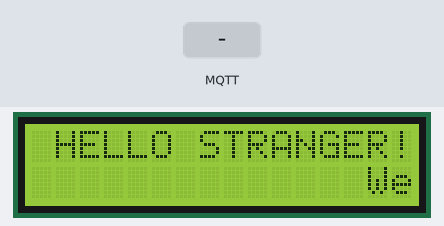
Simulated run of this sketch. Board: ESP32. On the bench: 16×2 character LCD. Inputs (shaded band) come from the test bench. WiFi joins after 1.5 s; servers stay silent unless stated; no MQTT or app messages arrive unless stated; what the sketch prints to the serial monitor is not drawn.

Above: at 2.9 s.
3.0 s: MQTT message "on" arrives on the first subscribed topic
At 3.6 s:
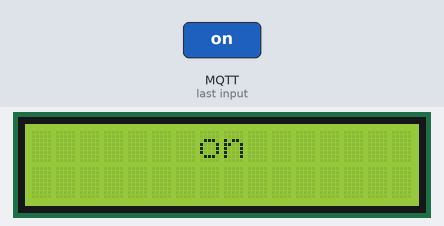
6.0 s: MQTT message "off" arrives on the first subscribed topic
At 6.8 s:
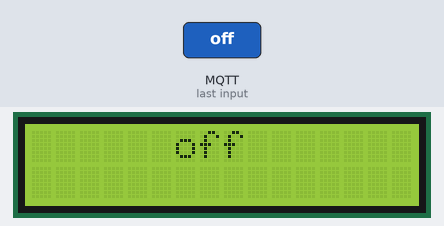
9.0 s: MQTT message "1" arrives on the first subscribed topic
At 9.8 s:
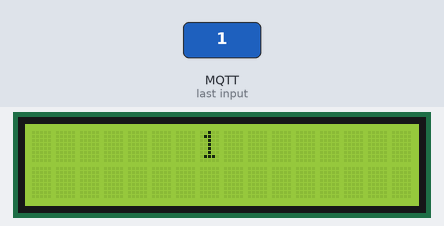
Timing chart, 0 to 12.0 s (numbered marks = the images above; inputs shaded):
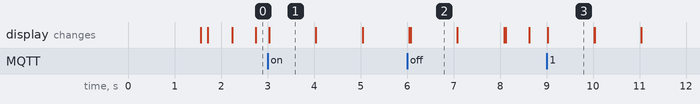

Measured:
- after the input at 3.0 s, the display: changes at once (image 1)
- after the input at 6.0 s, the display: first differs from a run without the input after 0.08 s (image 2)
- after the input at 9.0 s, the display: changes at once (image 3)
- what the display in image 1 shows lasts 1.0 s, from 3.0 s to 4.0 s

The sketch:

ESP-32_Arduino.ino
```cpp
/*
  Dibuat Oleh
  Christian Trisno Sen Long Chen - 219116782
 */
 /*
  Init Library
 */
//LCD
#include <LiquidCrystal_I2C.h>
#include <Wire.h>
// WIFI
#include <WiFi.h>
//MQTT
#include <PubSubClient.h>
/*
  Init Variables
*/
String words[100];
String messageCallback;
unsigned long int prevMillis, currMillis;
// State :0 -> No Message & No Audio
// State :1 -> With Message
// State :2 -> Audio
// State :3 -> Motion Detected?
int state = 0;
int loopMessage = 0;
LiquidCrystal_I2C lcd(0x27, 16, 2);
/*
  Utility Methods
*/
int split(String string, char ch){
  String data = "";
  int ctr = 0;
  for (int i = 0; i < string.length(); i++)
  {
    char c = string[i];

    if (c != ch)
    {
      data += c;
    }
    else{
      words[ctr++] = data;
      data = "";
    }
  }

  return ctr;
}
int combine_words(int count){
  int ctr = 0;
  for (int i = 0; i < count; i++){
    String word= words[i];
    if(i+1> count){
      words[ctr] = word;
      Serial.println(word);
      ctr++;
    }
    else{
      String next = words[i+1];
      if (word.length() + next.length() <16){
        words[ctr] = word + " " + next;
        ctr++;
        i++;
      }
    }
  }
  return ctr;
}
void changeState(int i){
  lcd.clear();
  state = i;
}
int calculateOffset(String str){
  int len = str.length();
  return 8 - (len/2);
}

/*
  LCD Section
 */
#define SDA 21
#define SCL 22

void setupLCD(){
  Wire.begin(SDA, SCL);
  lcd.init();
  lcd.backlight();
  lcd.begin(16,2);
}
void printText(int x, int y, String s){
  lcd.setCursor(x,y);
  lcd.print(s);
}
void scanLCDAddress(){
  byte error, address;
  int nDevices;
  Serial.println("Scanning...");
  nDevices = 0;
  for(address = 1; address < 127; address++ ) {
    Wire.beginTransmission(address);
    error = Wire.endTransmission();
    if (error == 0) {
      Serial.print("I2C device found at address 0x");
      if (address<16) {
        Serial.print("0");
      }
      Serial.println(address,HEX);
      nDevices++;
    }
    else if (error==4) {
      Serial.print("Unknow error at address 0x");
      if (address<16) {
        Serial.print("0");
      }
      Serial.println(address,HEX);
    }
  }
  if (nDevices == 0) {
    Serial.println("No I2C devices found\n");
  }
  else {
    Serial.println("done\n");
  }
    delay(5000);
}
int pos = 0;
void scrollTextHorizontal(int row, String message, int delayTime, int lcdColumns) {
  currMillis = millis();
  if(currMillis - prevMillis >=delayTime){
    for (int i=0; i < lcdColumns; i++) {
        message = " " + message;
      }
    lcd.setCursor(0, row);
    lcd.print(message.substring(pos, pos + lcdColumns));
    pos++;
    pos = pos % message.length();
    prevMillis = currMillis;
  }
}
void scrollingTextVertical(String sentence){
  int loop = 5;
  Serial.println(sentence);
  int count = split(sentence, ' ');
  count = combine_words(count);
  for (int i = 0; i < count; ++i)
  {
    if (words[i].length() > 0){
      Serial.println(words[i]);
      printText(calculateOffset(words[i]),0,words[i]);
    }
    if (words[i+1].length() > 0 && i+1 < count){
      Serial.println(words[i+1]);
      printText(calculateOffset(words[i+1]),1,words[i+1]);
    }

    delay(1000);
    lcd.clear();
  }
}
/*
  WIFI Setup
 */
const char* ssid = "Mama Mix";
const char* password = "mamamix88";
String serverName = "192.168.1.11";   // REPLACE WITH YOUR Raspberry Pi IP ADDRESS
//String serverName = "example.com";   // OR REPLACE WITH YOUR DOMAIN NAME

WiFiClient client;
void setupWIFI(){
  WiFi.mode(WIFI_STA);
  Serial.println();
  Serial.print("Connecting to ");
  Serial.println(ssid);
  WiFi.begin(ssid, password);
  while (WiFi.status() != WL_CONNECTED) {
    Serial.print(".");
    delay(500);
  }
  Serial.println();
  Serial.print("ESP32-CAM IP Address: ");
  Serial.println(WiFi.localIP());
}
/*
  MQTT Setup
 */
PubSubClient mqttClient(client);
const char *mqtt_broker = "51.79.161.0";
const char *topic = "esp32";
const char *mqtt_username = "";
const char *mqtt_password = "";
const int mqtt_port = 1883;

void callback(char *topic, byte *payload, unsigned int length) {
 Serial.print("Message arrived in topic: ");
 Serial.println(topic);
 Serial.print("Message:");
 messageCallback = "";
 for (int i = 0; i < length; i++) {
     messageCallback +=String((char) payload[i]);
 }
 messageCallback += " ";
 Serial.println(messageCallback);
 changeState(1);
 Serial.println("-----------------------");
}
void setupMQTT(){
 mqttClient.setServer(mqtt_broker, mqtt_port);
 Serial.println(topic);
 mqttClient.setCallback(callback);
 while (!mqttClient.connected()) {
     String client_id = "esp32-client-";
     client_id += String(WiFi.macAddress());
     Serial.printf("The client %s connects to the public mqtt broker\n", client_id.c_str());
     if (mqttClient.connect(client_id.c_str(), mqtt_username, mqtt_password)) {
         Serial.println("MQTT Server connected");
     } else {
         Serial.print("failed with state ");
         Serial.print(mqttClient.state());
         delay(2000);
     }
 }
 mqttClient.subscribe(topic);
}

void setup() {
  Serial.begin(9600);
  setupWIFI();
  setupLCD();
  setupMQTT();
  // scrollingTextVertical("Hello World My Name is Christian");
}

void loop() {
  mqttClient.loop();
  if(state == 0){
    printText(1,0, "HELLO STRANGER!");
    scrollTextHorizontal(1, "Welcome to Chen's Home! ", 500, 16);
  }
  else if(state == 1){
    loopMessage++;
    if(loopMessage<=5){
      scrollingTextVertical(messageCallback);
    }
    else {
      changeState(0);
      loopMessage = 0;
    }
  }
  else if(state == 2){

  }
}
```
